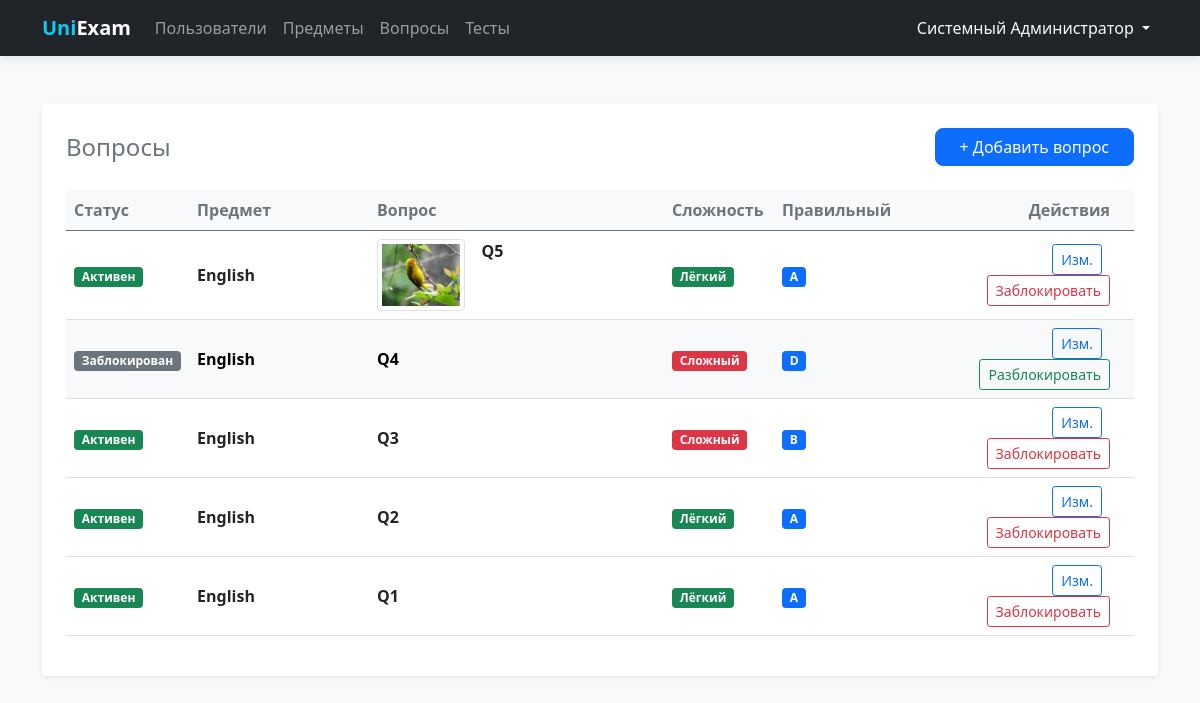
The page /questions/ (signed in) on the database its author committed.
### tables this page shows
CREATE TABLE users (
    id INTEGER PRIMARY KEY AUTOINCREMENT,
    full_name TEXT NOT NULL,
    username TEXT UNIQUE NOT NULL,
    password TEXT NOT NULL
);

CREATE TABLE questions (
    id INTEGER PRIMARY KEY AUTOINCREMENT,
    subject_id INTEGER NOT NULL,
    question_text TEXT,
    question_image TEXT,
    correct_option TEXT NOT NULL CHECK (correct_option IN ('a', 'b', 'c', 'd', 'e')),
    difficulty TEXT NOT NULL DEFAULT 'easy' CHECK (difficulty IN ('easy', 'hard')),
    is_active INTEGER DEFAULT 1,
    FOREIGN KEY (subject_id) REFERENCES subjects(id)
);

CREATE TABLE subjects (
    id INTEGER PRIMARY KEY AUTOINCREMENT,
    name TEXT NOT NULL UNIQUE,
    is_active INTEGER DEFAULT 1
);

### routes/questions.py (the view)
@questions_bp.route('/')
@login_required
def index():
    db = get_db_connection()
    rows = db.execute(
        '''
        SELECT
            q.id,
            q.is_active,
            q.subject_id,
            s.name AS subject_name,
            q.question_text,
            q.question_image,
            q.correct_option,
            q.difficulty
        FROM questions q
        JOIN subjects s ON q.subject_id = s.id
        ORDER BY s.name ASC, q.id DESC
        '''
    ).fetchall()
    db.close()
    return render_template('questions/list.html', questions=rows, difficulty_labels=DIFFICULTY_LABELS)

### database.py (called while the page is built)
def get_db_connection():
    conn = sqlite3.connect(DATABASE)
    conn.row_factory = sqlite3.Row  # Позволяет обращаться к полям по именам
    return conn

### templates/questions/list.html
{% extends 'base.html' %}
{% block content %}
<div class="main-card shadow-sm p-4 bg-white rounded">
    <div class="d-flex justify-content-between align-items-center mb-4">
        <h2 class="h4 mb-0 text-secondary">Вопросы</h2>
        <a href="{{ url_for('questions.create') }}" class="btn btn-primary px-4">
            + Добавить вопрос
        </a>
    </div>
    <div class="table-responsive">
        <table class="table table-hover align-middle">
            <thead class="table-light text-secondary">
                <tr>
                    <th style="width: 90px;">Статус</th>
                    <th style="width: 180px;">Предмет</th>
                    <th>Вопрос</th>
                    <th style="width: 110px;">Сложность</th>
                    <th style="width: 140px;">Правильный</th>
                    <th class="text-end px-4" style="width: 220px;">Действия</th>
                </tr>
            </thead>
            <tbody>
                {% for q in questions %}
                <tr class="{{ 'table-light opacity-50' if not q.is_active else '' }}">
                    <td>
                        {% if q.is_active %}
                        <span class="badge bg-success">Активен</span>
                        {% else %}
                        <span class="badge bg-secondary">Заблокирован</span>
                        {% endif %}
                    </td>
                    <td>
                        <strong>{{ q.subject_name }}</strong>
                    </td>
                    <td>
                        <div class="d-flex align-items-start gap-3">
                            {% if q.question_image %}
                            <img src="{{ url_for('static', filename=q.question_image) }}" alt="question"
                                class="img-thumbnail" style="max-height: 72px; object-fit: cover;">
                            {% endif %}
                            <div>
                                {% if q.question_text %}
                                <div class="fw-bold">
                                    {{ q.question_text|truncate(90, true, '...') }}
                                </div>
                                {% else %}
                                <div class="fw-bold text-muted">— только фото</div>
                                {% endif %}
                            </div>
                        </div>
                    </td>
                    <td>
                        {% if q.difficulty == 'hard' %}
                        <span class="badge bg-danger">Сложный</span>
                        {% else %}
                        <span class="badge bg-success">Лёгкий</span>
                        {% endif %}
                    </td>
                    <td>
                        <span class="badge bg-primary">{{ q.correct_option|upper }}</span>
                    </td>
                    <td class="text-end px-4">
                        <a href="{{ url_for('questions.edit', id=q.id) }}" class="btn btn-sm btn-outline-primary me-2">
                            Изм.
                        </a>
                        <form action="{{ url_for('questions.toggle', id=q.id) }}" method="POST" class="d-inline">
                            <button type="submit"
                                class="btn btn-sm {{ 'btn-outline-danger' if q.is_active else 'btn-outline-success' }}">
                                {{ 'Заблокировать' if q.is_active else 'Разблокировать' }}
                            </button>
                        </form>
                    </td>
                </tr>
                {% else %}
                <tr>
                    <td colspan="6" class="text-center py-4 text-muted">Список вопросов пуст</td>
                </tr>
                {% endfor %}
            </tbody>
        </table>
    </div>
</div>
{% endblock %}

### templates/base.html (shortened to what this page needs)
<!DOCTYPE html>
<html lang="ru">
<head>
    <link rel="stylesheet" href="{{ url_for('static', filename='css/bootstrap.min.css') }}">
</head>
<body>
    <nav class="navbar navbar-expand-lg navbar-dark bg-dark">
        <div class="container">
            <a class="navbar-brand fw-bold" href="/">
                <span class="text-info">Uni</span>Exam
            </a>
            <div class="collapse navbar-collapse" id="navbarNav">
                <ul class="navbar-nav me-auto">
                    {% if current_user.is_authenticated %}
                    <li class="nav-item">
                        <a class="nav-link {{ 'active' if request.endpoint == 'users.index' }}"
                            href="{{ url_for('users.index') }}">Пользователи</a>
                    </li>
                    <li class="nav-item">
                        <a class="nav-link" href="{{ url_for('subjects.index') }}">Предметы</a>
                    </li>
                    <li class="nav-item">
                        <a class="nav-link" href="{{ url_for('questions.index') }}">Вопросы</a>
                    </li>
                    <li class="nav-item">
                        <a class="nav-link {{ 'active' if request.endpoint and request.endpoint.startswith('tests.') }}"
                            href="{{ url_for('tests.index') }}">Тесты</a>
                    </li>
                    {% endif %}
                </ul>
                <ul class="navbar-nav">
                    {% if current_user.is_authenticated %}
                    <li class="nav-item dropdown">
                        <a class="nav-link dropdown-toggle text-light" href="#" id="userDropdown" role="button"
                            data-bs-toggle="dropdown">
                            {{ current_user.full_name }}
                        </a>
                    </li>
                    {% else %}
                    <li class="nav-item">
                        <a class="nav-link" href="{{ url_for('auth.login') }}">Войти</a>
                    </li>
                    {% endif %}
                </ul>
            </div>
        </div>
    </nav>
    <div class="container">
        {% block content %}{% endblock %}
    </div>
</body>
</html>

### templates/base.html (style rules this page uses)
:root { --bg-color: #f8f9fa; }
body { background-color: var(--bg-color); font-family: 'Segoe UI', Tahoma, Geneva, Verdana, sans-serif; }
.navbar { box-shadow: 0 2px 10px rgba(0, 0, 0, 0.1); }
.main-card { background: #ffffff; border: none; border-radius: 12px; box-shadow: 0 0.5rem 1rem rgba(0, 0, 0, 0.05); padding: 2rem; margin-top: 2rem; }
.btn-primary { border-radius: 8px; }

### rows shown on the page
users: full_name "Системный Администратор"
questions: shows "Активен", subject_name "English", question_image (picture), question_text "Q5", difficulty "Лёгкий", correct_option "A", is_active "Заблокировать"
questions: shows "Заблокирован", subject_name "English", question_text "Q4", difficulty "Сложный", correct_option "D", is_active "Разблокировать"
questions: shows "Активен", subject_name "English", question_text "Q3", difficulty "Сложный", correct_option "B", is_active "Заблокировать"
questions: shows "Активен", subject_name "English", question_text "Q2", difficulty "Лёгкий", correct_option "A", is_active "Заблокировать"
questions: shows "Активен", subject_name "English", question_text "Q1", difficulty "Лёгкий", correct_option "A", is_active "Заблокировать"
